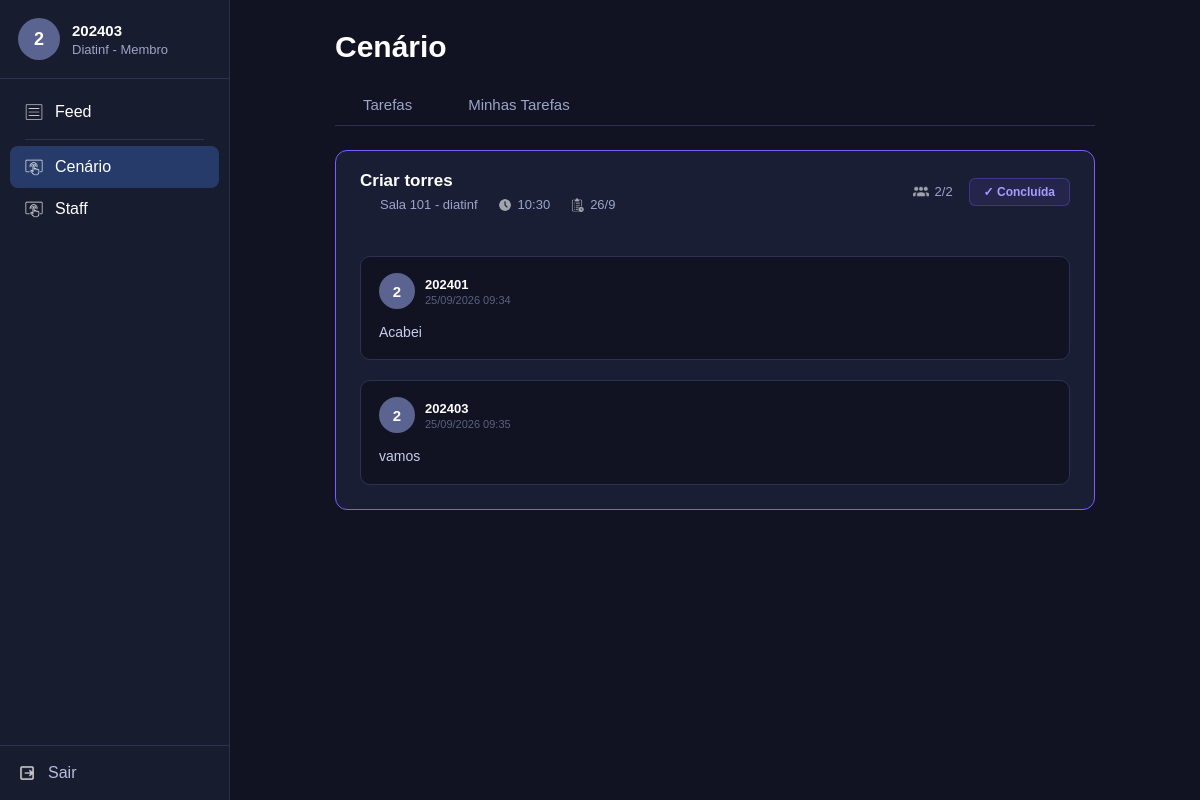
The page /area/conclusao/5/ (signed in) on the database its author committed.
### usuarios/models.py (models this page shows, shortened)
class Usuario(models.Model):
    matricula=models.CharField(max_length=20, unique=True)
    senha=models.CharField(max_length=255)
    diretoria=models.CharField(max_length=50)
    areas=models.TextField()
    aprovado=models.BooleanField(default=True)
    sub_lider=models.BooleanField(default=False)
    sublider_de=models.CharField(max_length=50, null=True, blank=True)
    doacao_tampinhas=models.FloatField(default=0)
    def eh_administrador(self):
        return self.matricula=="admin" or self.diretoria=="Líder"
    def get_areas_list(self):
        if self.areas:
            return [a.strip() for a in self.areas.split(",") if a.strip()]
        return []
    def get_areas_ordenadas(self):
        areas = self.get_areas_list()
        if self.sub_lider and self.sublider_de and self.sublider_de in areas:
            areas = [self.sublider_de] + [a for a in areas if a != self.sublider_de]
        return areas
    def tem_acesso_area(self, area):
        if self.eh_administrador():
            return True
        return area in self.get_areas_list()

class Tarefa(models.Model):
    TIPO_CHOICES = [("fixa","Rápida"),("prolongada","Prolongada")]
    titulo=models.CharField(max_length=200)
    tipo=models.CharField(max_length=20, choices=TIPO_CHOICES, default="fixa")
    area=models.CharField(max_length=50, blank=True)
    data=models.DateField(null=True, blank=True)
    horario=models.TimeField(null=True, blank=True)
    data_inicio=models.DateField(null=True, blank=True)
    data_fim=models.DateField(null=True, blank=True)
    descricao=models.TextField(blank=True)
    limite_participantes=models.IntegerField(default=2)
    imagem=models.ImageField(upload_to="tarefas/", null=True, blank=True)
    encerrada=models.BooleanField(default=False)
    concluida=models.BooleanField(default=False)
    criada_por=models.ForeignKey(Usuario, on_delete=models.CASCADE, related_name="tarefas_criadas")
    criada_em=models.DateTimeField(auto_now_add=True)
    def total_participantes(self):
        return self.participacoes.count()

class ConclusaoTarefa(models.Model):
    usuario=models.ForeignKey(Usuario, on_delete=models.CASCADE, related_name="conclusoes")
    tarefa=models.ForeignKey(Tarefa, on_delete=models.CASCADE, related_name="conclusoes")
    imagem=models.ImageField(upload_to="conclusoes/", null=True, blank=True)
    comentario=models.TextField(blank=True)
    criada_em=models.DateTimeField(auto_now_add=True)
    class Meta:
        unique_together=("usuario","tarefa")

### usuarios/views.py (the view)
# urls.py: path("area/conclusao/<int:id_tarefa>/", views.ver_conclusao, name="ver_conclusao"),
def ver_conclusao(request, id_tarefa):
    usuario = usuario_logado(request)
    if usuario is None:
        return redirect("login")
    tarefa = get_object_or_404(Tarefa, id=id_tarefa)
    if not usuario.tem_acesso_area(tarefa.area):
        return redirect("feed")
    conclusoes = ConclusaoTarefa.objects.filter(
        tarefa=tarefa
    ).select_related("usuario").order_by("criada_em")
    return render(request, "ver_conclusao.html", {
        "usuario": usuario,
        "tarefa": tarefa,
        "conclusoes": conclusoes,
        "area_ativa": tarefa.area,
    })

### usuarios/views.py (called while the page is built)
def usuario_logado(request):
    if "usuario" not in request.session:
        return None
    return Usuario.objects.get(id=request.session["usuario"])

### usuarios/templates/ver_conclusao.html (shortened to what this page needs)
{% load static %}
<!DOCTYPE html>
<html lang="pt-br">
<head>
    <link rel="stylesheet" href="{% static 'css/base.css' %}">
    <link rel="stylesheet" href="{% static 'css/area.css' %}">
    <link rel="stylesheet" href="{% static 'css/minhas_tarefas.css' %}">
</head>
<body>
{% include "_sidebar.html" %}
<main class="conteudo">
    <div class="container-pagina">
        <div class="titulo-pagina">
            <h1>{{ tarefa.area }}</h1>
        </div>
        <div class="abas">
            <a href="{% url 'pagina_area' tarefa.area %}" class="aba">Tarefas</a>
            <a href="{% url 'minhas_tarefas' %}" class="aba">Minhas Tarefas</a>
        </div>
        <div class="tarefa-detalhe-card">
            <div class="tarefa-detalhe-header">
                <div class="tarefa-detalhe-info">
                    <h3 class="tarefa-titulo">{{ tarefa.titulo }}</h3>
                    <div class="tarefa-detalhes" style="margin-top:6px">
                        {% if tarefa.descricao %}
                        <span class="detalhe-item">
                            {{ tarefa.descricao }}
                        </span>
                        {% endif %}
                        {% if tarefa.tipo == "fixa" and tarefa.horario %}
                        <span class="detalhe-item">
                            <img src="{% static 'imgs/icone-relogio.png' %}" alt="">
                            {{ tarefa.horario|time:"H:i" }}
                        </span>
                        {% endif %}
                        {% if tarefa.tipo == "fixa" and tarefa.data %}
                        <span class="detalhe-item">
                            <img src="{% static 'imgs/icone-calendario.png' %}" alt="">
                            {{ tarefa.data|date:"j/n" }}
                        </span>
                        {% elif tarefa.data_inicio %}
                        <span class="detalhe-item">
                            <img src="{% static 'imgs/icone-calendario.png' %}" alt="">
                            {{ tarefa.data_inicio|date:"j/n" }}{% if tarefa.data_fim %} - {{ tarefa.data_fim|date:"j/n" }}{% endif %}
                        </span>
                        {% endif %}
                    </div>
                </div>
                <div class="tarefa-detalhe-vagas">
                    <img src="{% static 'imgs/icone-equipe.png' %}" alt="">
                    <span>{{ tarefa.total_participantes }}/{{ tarefa.limite_participantes }}</span>
                </div>
                <span class="badge-concluida-header">✓ Concluída</span>
            </div>
            <div class="sub-aba-conteudo">
                <div class="lista-conclusoes">
                    {% for c in conclusoes %}
                    <div class="conclusao-item">
                        <div class="conclusao-topo">
                            <div class="obs-avatar">{{ c.usuario.matricula|first|upper }}</div>
                            <div class="conclusao-info">
                                <span class="obs-nome">{{ c.usuario.matricula }}</span>
                                <span class="obs-data">{{ c.criada_em|date:"d/m/Y H:i" }}</span>
                            </div>
                        </div>
                        {% if c.comentario %}
                        <p class="conclusao-comentario">{{ c.comentario }}</p>
                        {% endif %}
                    </div>
                    {% empty %}
                    <p class="sem-itens">Nenhuma entrega registrada ainda.</p>
                    {% endfor %}
                </div>
            </div>
        </div>
    </div>
</main>
</body>
</html>

### usuarios/templates/_sidebar.html (shortened to what this page needs)
{% load static %}
<aside class="sidebar">
    <div>
        <div class="usuario">
            <div class="avatar">{{ usuario.matricula|first|upper }}</div>
            <div class="dados-usuario">
                <h3>{{ usuario.matricula }}</h3>
                <p>{{ usuario.diretoria }} - {% if usuario.eh_administrador %}Líder{% elif usuario.sub_lider %}Sub-Líder{% else %}Membro{% endif %}</p>
            </div>
        </div>
        <nav class="menu">
            <a href="{% url 'feed' %}" class="{% if pagina_ativa == 'feed' %}ativo{% endif %}">
                <img src="{% static 'imgs/icone-feed.png' %}" alt="Feed">
                <span>Feed</span>
            </a>
            {% if usuario.eh_administrador %}
                <a href="{% url 'painel_administrativo' %}" class="{% if pagina_ativa == 'painel' %}ativo{% endif %}">
                    <img src="{% static 'imgs/icone-painel.png' %}" alt="Painel">
                    <span class="texto-painel">Painel administrativo</span>
                </a>
                <div class="menu-separador"></div>
                <a href="{% url 'pagina_area' 'Cenário' %}" class="{% if area_ativa == 'Cenário' %}ativo{% endif %}">
                    <img src="{% static 'imgs/icone-area.png' %}" alt=""><span>Cenário</span>
                </a>
                <a href="{% url 'pagina_area' 'Staff' %}" class="{% if area_ativa == 'Staff' %}ativo{% endif %}">
                    <img src="{% static 'imgs/icone-area.png' %}" alt=""><span>Staff</span>
                </a>
                <a href="{% url 'pagina_area' 'Figurino' %}" class="{% if area_ativa == 'Figurino' %}ativo{% endif %}">
                    <img src="{% static 'imgs/icone-area.png' %}" alt=""><span>Figurino</span>
                </a>
                <a href="{% url 'pagina_area' 'Dança' %}" class="{% if area_ativa == 'Dança' %}ativo{% endif %}">
                    <img src="{% static 'imgs/icone-area.png' %}" alt=""><span>Dança</span>
                </a>
                <a href="{% url 'pagina_area' 'Sonoplastia' %}" class="{% if area_ativa == 'Sonoplastia' %}ativo{% endif %}">
                    <img src="{% static 'imgs/icone-area.png' %}" alt=""><span>Sonoplastia</span>
                </a>
                <a href="{% url 'pagina_area' 'Roteiro' %}" class="{% if area_ativa == 'Roteiro' %}ativo{% endif %}">
                    <img src="{% static 'imgs/icone-area.png' %}" alt=""><span>Roteiro</span>
                </a>
            {% else %}
                <div class="menu-separador"></div>
                {% for area in usuario.get_areas_ordenadas %}
                    <a href="{% url 'pagina_area' area %}" class="{% if area_ativa == area %}ativo{% endif %}">
                        <img src="{% static 'imgs/icone-area.png' %}" alt="">
                        <span>{{ area }}</span>
                    </a>
                {% empty %}
                    <p class="sem-areas">Nenhuma área cadastrada.</p>
                {% endfor %}
            {% endif %}
        </nav>
    </div>
    <div class="rodape-sidebar">
        <a href="{% url 'sair' %}">
            <img src="{% static 'imgs/icone-sair.png' %}" alt="Sair">
            <span>Sair</span>
        </a>
    </div>
</aside>

### usuarios/static/css/base.css (style rules this page uses)
* { margin: 0; padding: 0; box-sizing: border-box; font-family: Arial, Helvetica, sans-serif; }
body { display: flex; height: 100vh; overflow: hidden; background: #111323; color: white; }
.sidebar { position: fixed; left: 0; top: 0; width: 230px; height: 100vh; display: flex; flex-direction: column; justify-content: space-between; background: #181c2f; border-right: 1px solid #2d3150; }
.usuario { display: flex; align-items: center; gap: 12px; padding: 18px; border-bottom: 1px solid #2d3150; }
.avatar { width: 42px; height: 42px; display: flex; align-items: center; justify-content: center; border-radius: 50%; background: #5b6390; font-size: 18px; font-weight: bold; }
.dados-usuario h3 { font-size: 15px; margin-bottom: 3px; }
.dados-usuario p { font-size: 13px; color: #9ca4c9; }
.menu { padding: 12px 10px; }
.menu a, .rodape-sidebar a { display: flex; align-items: center; gap: 12px; text-decoration: none; }
.menu a { padding: 12px 15px; color: #fff; border-radius: 8px; transition: .2s; }
.menu a:hover, .menu .ativo { background: #263b69; }
.menu img, .rodape-sidebar img { width: 18px; height: 18px; }
.rodape-sidebar { padding: 18px; border-top: 1px solid #2d3150; }
.rodape-sidebar a { color: #b8bfdc; }
.conteudo { margin-left: 230px; width: calc(100% - 230px); height: 100vh; overflow-y: auto; display: flex; justify-content: center; padding: 30px; }
.container-pagina { width: 100%; max-width: 760px; }
.titulo-pagina { margin-bottom: 20px; }
.titulo-pagina h1 { font-size: 30px; }
.menu a { position: relative; }
.menu-separador { height: 1px; background: #2d3150; margin: 6px 15px; }

### usuarios/static/css/area.css (style rules this page uses)
.abas { display: flex; border-bottom: 1px solid #2d3150; margin-bottom: 24px; }
.aba { background: transparent; border: none; color: #9ca4c9; font-size: 15px; font-weight: 500; padding: 12px 28px; cursor: pointer; position: relative; transition: color 0.2s; text-decoration: none; display: inline-block; }
.tarefa-titulo { font-size: 17px; font-weight: 600; color: #fff; margin: 0; }
.tarefa-detalhes { display: flex; align-items: center; gap: 20px; flex-wrap: wrap; }
.detalhe-item { display: flex; align-items: center; gap: 6px; font-size: 13px; color: #9ca4c9; }
.detalhe-item img { width: 14px; opacity: 0.6; }

### usuarios/static/css/minhas_tarefas.css (style rules this page uses)
.tarefa-detalhe-card { background: #1a1e34; border: 1px solid #7a5cff; border-radius: 12px; overflow: hidden; }
.tarefa-detalhe-header { display: flex; align-items: center; gap: 16px; padding: 20px 24px; flex-wrap: wrap; }
.tarefa-detalhe-info { flex: 1; min-width: 0; }
.tarefa-detalhe-vagas { display: flex; align-items: center; gap: 6px; font-size: 13px; color: #9ca4c9; white-space: nowrap; }
.tarefa-detalhe-vagas img { width: 16px; opacity: 0.6; }
.sub-aba-conteudo { padding: 24px; }
.obs-avatar, .obs-avatar-eu { width: 36px; height: 36px; border-radius: 50%; background: #5b6390; display: flex; align-items: center; justify-content: center; font-size: 15px; font-weight: bold; color: white; flex-shrink: 0; }
.obs-nome { font-size: 13px; font-weight: 600; color: #fff; }
.obs-data { font-size: 11px; color: #5a6080; }
.badge-concluida-header { font-size: 12px; font-weight: 600; color: #a89bff; background: rgba(122, 92, 255, 0.12); border: 1px solid rgba(122, 92, 255, 0.3); border-radius: 6px; padding: 6px 14px; white-space: nowrap; }
.lista-conclusoes { display: flex; flex-direction: column; gap: 20px; }
.conclusao-item { display: flex; flex-direction: column; gap: 12px; background: #111323; border: 1px solid #2d3150; border-radius: 10px; padding: 16px 18px; }
.conclusao-topo { display: flex; align-items: center; gap: 10px; }
.conclusao-info { display: flex; flex-direction: column; gap: 2px; }
.conclusao-comentario { font-size: 14px; color: #c8cdec; line-height: 1.6; margin: 0; }

### rows shown on the page
Usuario: matricula|first "2", matricula "202403", diretoria "Diatinf", sub_lider False (drawn)
Tarefa: area "Cenário", titulo "Criar torres", descricao "Sala 101 - diatinf", horario "10:30", data "26/9", total_participantes "2", limite_participantes "2"
ConclusaoTarefa: usuario.matricula|first "2", usuario.matricula "202401", criada_em "25/09/2026 09:34", comentario "Acabei"
ConclusaoTarefa: usuario.matricula|first "2", usuario.matricula "202403", criada_em "25/09/2026 09:35", comentario "vamos"

### other values the page prints
{{ area }} "Cenário" "Staff"
